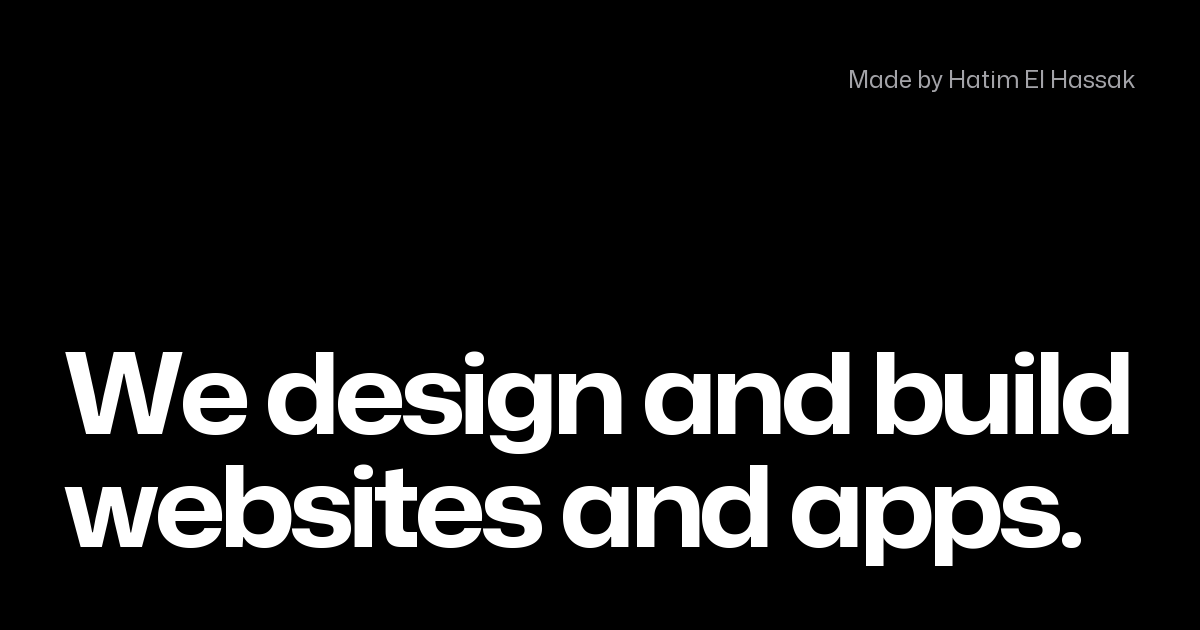

Generate this figure with Python:
#!/usr/bin/env python3
"""Redraws the base of the link-preview picture (tools/og-base.png, 1200 x 630).

  python3 tools/og-base.py "Made by Your Name"
  python3 tools/og-base.py "A web studio in Lisbon" --headline "We design and build|websites and apps."

The base holds everything but the wordmark: a small grey line at the top right and the headline at the bottom
left, in the site's own display style (Mona Sans 690, width 114 %, letter spacing -0.04 em). Then run
`python3 tools/rename.py "Name" --from "Name"` to draw the wordmark on it and write assets/og.png.
Needs Python 3 with fontTools, brotli and Pillow (pip3 install fonttools brotli pillow).
"""
import argparse
import os
import tempfile

from fontTools.ttLib import TTFont
from fontTools.varLib import instancer
from PIL import Image, ImageDraw, ImageFont

ROOT = os.path.dirname(os.path.dirname(os.path.abspath(__file__)))
FONT = os.path.join(ROOT, "tools", "MonaSans-var-latin.woff2")
OUT = os.path.join(ROOT, "tools", "og-base.png")
W, H, MARGIN = 1200, 630, 64
LINE_RIGHT, LINE_TOP, LINE_CAP = 1135, 70, 18      # the top-right line: right edge, cap top, cap height (px)
INK, GROUND = (163, 163, 168), (0, 0, 0)


def instance(wght, wdth, folder):
    font = TTFont(FONT)
    font = instancer.instantiateVariableFont(font, {"wght": wght, "wdth": wdth})
    font.flavor = None
    path = os.path.join(folder, f"mona-{wght}-{wdth}.ttf")
    font.save(path)
    return path


def main():
    ap = argparse.ArgumentParser()
    ap.add_argument("line", help="the small line at the top right")
    ap.add_argument("--headline", default="We design and build|websites and apps.", help="headline lines, split by |")
    args = ap.parse_args()
    lines = args.headline.split("|")
    with tempfile.TemporaryDirectory() as tmp:
        body, disp = instance(430, 100, tmp), instance(690, 114, tmp)
        img = Image.new("RGB", (W, H), GROUND)
        d = ImageDraw.Draw(img)
        size = 10.0
        while ImageFont.truetype(body, size).getbbox("H")[3] - ImageFont.truetype(body, size).getbbox("H")[1] < LINE_CAP:
            size += 0.5
        f = ImageFont.truetype(body, size)
        d.text((LINE_RIGHT - f.getlength(args.line), LINE_TOP - f.getbbox("H")[1]), args.line, font=f, fill=INK)
        size = 140
        while True:
            f = ImageFont.truetype(disp, size)
            track = -0.04 * size
            widest = max(f.getlength(t) + track * (len(t) - 1) for t in lines)
            if widest <= W - 2 * MARGIN:
                break
            size -= 1
        lh = 1.02 * size
        top_of_caps = f.getbbox("W")[1]
        depth = f.getbbox("p")[3] - top_of_caps
        y0 = H - MARGIN - (lh * (len(lines) - 1) + depth)
        for i, t in enumerate(lines):
            y = y0 + i * lh - top_of_caps
            for k, ch in enumerate(t):
                d.text((MARGIN + f.getlength(t[:k]) + track * k, y), ch, font=f, fill=(255, 255, 255))
        img.save(OUT)
    print(f"wrote {os.path.relpath(OUT, ROOT)}: line {args.line!r}, headline {size}px")


if __name__ == "__main__":
    main()
